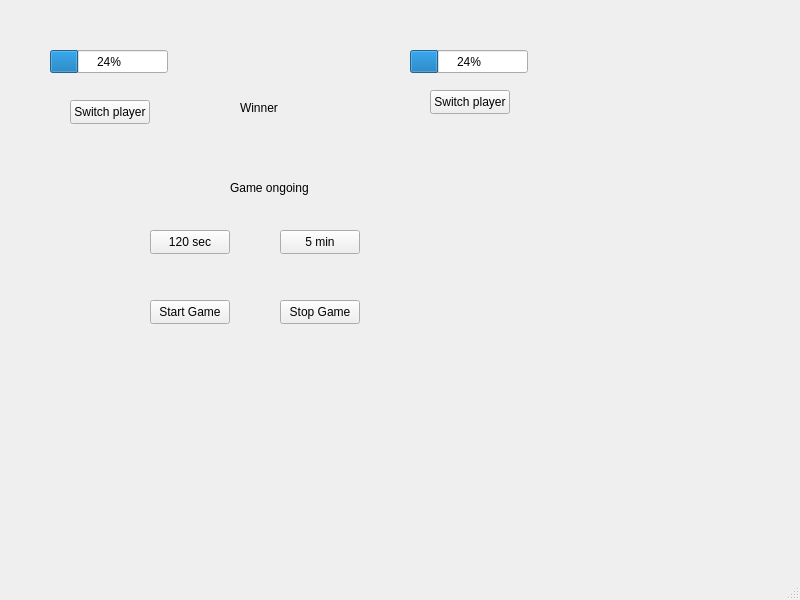
<?xml version="1.0" encoding="UTF-8"?>
<ui version="4.0">
 <class>MainWindow</class>
 <widget class="QMainWindow" name="MainWindow">
  <property name="geometry">
   <rect>
    <x>0</x>
    <y>0</y>
    <width>800</width>
    <height>600</height>
   </rect>
  </property>
  <property name="windowTitle">
   <string>MainWindow</string>
  </property>
  <widget class="QWidget" name="centralwidget">
   <widget class="QPushButton" name="switch_to_2">
    <property name="geometry">
     <rect>
      <x>70</x>
      <y>100</y>
      <width>80</width>
      <height>24</height>
     </rect>
    </property>
    <property name="text">
     <string>Switch player</string>
    </property>
   </widget>
   <widget class="QPushButton" name="min_2">
    <property name="geometry">
     <rect>
      <x>150</x>
      <y>230</y>
      <width>80</width>
      <height>24</height>
     </rect>
    </property>
    <property name="text">
     <string>120 sec</string>
    </property>
   </widget>
   <widget class="QProgressBar" name="pl_1_bar">
    <property name="geometry">
     <rect>
      <x>50</x>
      <y>50</y>
      <width>118</width>
      <height>23</height>
     </rect>
    </property>
    <property name="value">
     <number>24</number>
    </property>
   </widget>
   <widget class="QProgressBar" name="pl_2_bar">
    <property name="geometry">
     <rect>
      <x>410</x>
      <y>50</y>
      <width>118</width>
      <height>23</height>
     </rect>
    </property>
    <property name="value">
     <number>24</number>
    </property>
   </widget>
   <widget class="QPushButton" name="switch_to_1">
    <property name="geometry">
     <rect>
      <x>430</x>
      <y>90</y>
      <width>80</width>
      <height>24</height>
     </rect>
    </property>
    <property name="text">
     <string>Switch player</string>
    </property>
   </widget>
   <widget class="QPushButton" name="min_5">
    <property name="geometry">
     <rect>
      <x>280</x>
      <y>230</y>
      <width>80</width>
      <height>24</height>
     </rect>
    </property>
    <property name="text">
     <string>5 min</string>
    </property>
   </widget>
   <widget class="QPushButton" name="start">
    <property name="geometry">
     <rect>
      <x>150</x>
      <y>300</y>
      <width>80</width>
      <height>24</height>
     </rect>
    </property>
    <property name="text">
     <string>Start Game</string>
    </property>
   </widget>
   <widget class="QPushButton" name="stop">
    <property name="geometry">
     <rect>
      <x>280</x>
      <y>300</y>
      <width>80</width>
      <height>24</height>
     </rect>
    </property>
    <property name="text">
     <string>Stop Game</string>
    </property>
   </widget>
   <widget class="QLabel" name="game_info">
    <property name="geometry">
     <rect>
      <x>230</x>
      <y>180</y>
      <width>141</width>
      <height>16</height>
     </rect>
    </property>
    <property name="text">
     <string>Game ongoing</string>
    </property>
   </widget>
   <widget class="QLabel" name="winner">
    <property name="geometry">
     <rect>
      <x>240</x>
      <y>100</y>
      <width>49</width>
      <height>16</height>
     </rect>
    </property>
    <property name="text">
     <string>Winner</string>
    </property>
   </widget>
  </widget>
  <widget class="QMenuBar" name="menubar">
   <property name="geometry">
    <rect>
     <x>0</x>
     <y>0</y>
     <width>800</width>
     <height>21</height>
    </rect>
   </property>
  </widget>
  <widget class="QStatusBar" name="statusbar"/>
 </widget>
 <resources/>
 <connections/>
</ui>
